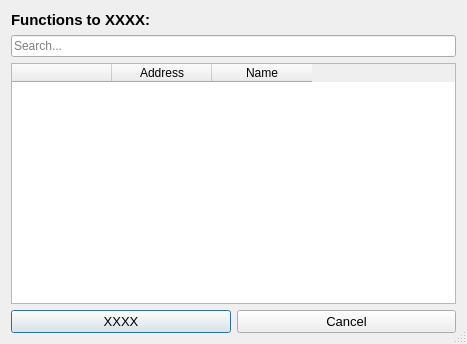
<?xml version="1.0" encoding="UTF-8"?>
<ui version="4.0">
 <class>MigratorDialog</class>
 <widget class="QDialog" name="MigratorDialog">
  <property name="geometry">
   <rect>
    <x>0</x>
    <y>0</y>
    <width>467</width>
    <height>344</height>
   </rect>
  </property>
  <property name="windowTitle">
   <string>XXXX</string>
  </property>
  <property name="sizeGripEnabled">
   <bool>true</bool>
  </property>
  <layout class="QVBoxLayout" name="verticalLayout">
   <item>
    <widget class="QLabel" name="lblTitle">
     <property name="font">
      <font>
       <pointsize>11</pointsize>
       <weight>75</weight>
       <bold>true</bold>
       <underline>false</underline>
      </font>
     </property>
     <property name="text">
      <string>Functions to XXXX:</string>
     </property>
    </widget>
   </item>
   <item>
    <widget class="QLineEdit" name="tbxSearch">
     <property name="placeholderText">
      <string>Search...</string>
     </property>
    </widget>
   </item>
   <item>
    <widget class="QTableWidget" name="tblFunctions">
     <property name="sizeAdjustPolicy">
      <enum>QAbstractScrollArea::AdjustToContents</enum>
     </property>
     <attribute name="horizontalHeaderCascadingSectionResizes">
      <bool>false</bool>
     </attribute>
     <attribute name="verticalHeaderCascadingSectionResizes">
      <bool>false</bool>
     </attribute>
     <column>
      <property name="text">
       <string/>
      </property>
     </column>
     <column>
      <property name="text">
       <string>Address</string>
      </property>
     </column>
     <column>
      <property name="text">
       <string>Name</string>
      </property>
     </column>
    </widget>
   </item>
   <item>
    <layout class="QHBoxLayout" name="horizontalLayout">
     <item>
      <widget class="QPushButton" name="btnStart">
       <property name="font">
        <font>
         <pointsize>10</pointsize>
        </font>
       </property>
       <property name="text">
        <string>XXXX</string>
       </property>
      </widget>
     </item>
     <item>
      <widget class="QPushButton" name="btnCancel">
       <property name="font">
        <font>
         <pointsize>10</pointsize>
        </font>
       </property>
       <property name="text">
        <string>Cancel</string>
       </property>
      </widget>
     </item>
    </layout>
   </item>
  </layout>
 </widget>
 <resources/>
 <connections>
  <connection>
   <sender>btnCancel</sender>
   <signal>clicked()</signal>
   <receiver>MigratorDialog</receiver>
   <slot>close()</slot>
   <hints>
    <hint type="sourcelabel">
     <x>436</x>
     <y>324</y>
    </hint>
    <hint type="destinationlabel">
     <x>465</x>
     <y>306</y>
    </hint>
   </hints>
  </connection>
 </connections>
</ui>
